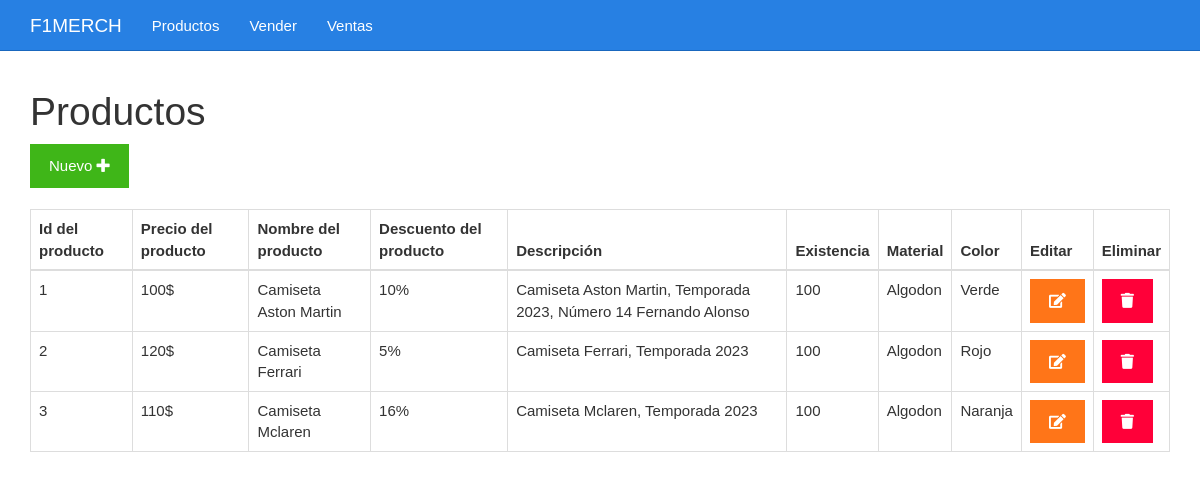
The app's page /listar.php with its own data.
### tables this page shows
CREATE TABLE `producto` (
  `id_producto` int(100) NOT NULL,
  `producto_precio` float(10,2) NOT NULL,
  `producto_nombre` varchar(50) NOT NULL,
  `producto_descuento` int(3) NOT NULL,
  `descripcion` varchar(100) NOT NULL,
  `existencia` int(50) NOT NULL,
  `material` varchar(50) NOT NULL,
  `color` varchar(50) NOT NULL
);

### listar.php (the view)
<?php include_once "encabezado.php" ?>
<?php
include_once "base_de_datos.php";
$sentencia = $base_de_datos->query("SELECT * FROM producto");
$productos = $sentencia->fetchAll(PDO::FETCH_OBJ);
?>
	<div class="col-xs-12">
		<h1>Productos</h1>
		<div>
			<a class="btn btn-success" href="./formulario.php">Nuevo <i class="fa fa-plus"></i></a>
		</div>
		<br>
		<table class="table table-bordered">
			<thead>
				<tr>
					<th>Id del producto</th>
					<th>Precio del producto</th>
					<th>Nombre del producto</th>
					<th>Descuento del producto</th>
					<th>Descripción</th>
					<th>Existencia</th>
					<th>Material</th>
					<th>Color</th>
					<th>Editar</th>
					<th>Eliminar</th>
				</tr>
			</thead>
			<tbody>
				<?php foreach($productos as $producto){ ?>
				<tr>
					<td><?php echo $producto->id_producto ?></td>
					<td><?php echo $producto->producto_precio."$" ?></td>
					<td><?php echo $producto->producto_nombre ?></td>
					<td><?php echo $producto->producto_descuento."%" ?></td>
					<td><?php echo $producto->descripcion ?></td>
					<td><?php echo $producto->existencia ?></td>
					<td><?php echo $producto->material ?></td>
					<td><?php echo $producto->color ?></td>
					<td><a class="btn btn-warning" href="<?php echo "editar.php?id=" . $producto->id_producto?>"><i class="fa fa-edit"></i></a></td>
					<td><a class="btn btn-danger" href="<?php echo "eliminar.php?id=" . $producto->id_producto?>"><i class="fa fa-trash"></i></a></td>
				</tr>
				<?php } ?>
			</tbody>
		</table>
	</div>
<?php include_once "pie.php" ?>

### css/estilo.css (style rules this page uses)
body { padding-top: 70px; }

### records on screen
producto: id_producto "1", producto_precio "100", producto_nombre "Camiseta Aston Martin", producto_descuento "10", descripcion "Camiseta Aston Martin, Temporada 2023, Número 14 Fernando Alonso", existencia "100", material "Algodon", color "Verde"
producto: id_producto "2", producto_precio "120", producto_nombre "Camiseta Ferrari", producto_descuento "5", descripcion "Camiseta Ferrari, Temporada 2023", existencia "100", material "Algodon", color "Rojo"
producto: id_producto "3", producto_precio "110", producto_nombre "Camiseta Mclaren", producto_descuento "16", descripcion "Camiseta Mclaren, Temporada 2023", existencia "100", material "Algodon", color "Naranja"
